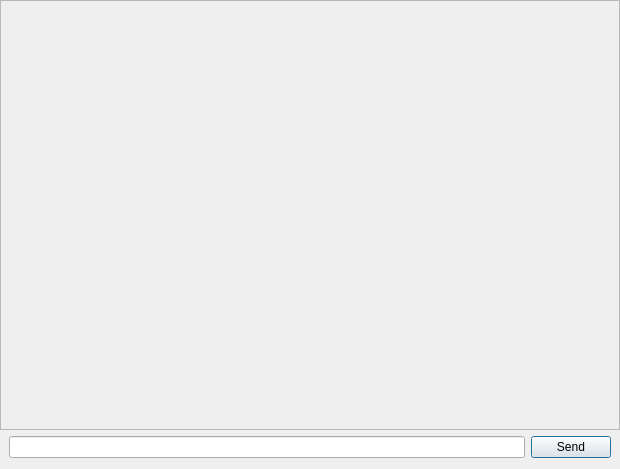
<?xml version="1.0" encoding="UTF-8"?>
<ui version="4.0">
 <class>ChatWindow</class>
 <widget class="QDialog" name="ChatWindow">
  <property name="geometry">
   <rect>
    <x>0</x>
    <y>0</y>
    <width>620</width>
    <height>469</height>
   </rect>
  </property>
  <property name="sizePolicy">
   <sizepolicy hsizetype="Maximum" vsizetype="Maximum">
    <horstretch>0</horstretch>
    <verstretch>0</verstretch>
   </sizepolicy>
  </property>
  <property name="windowTitle">
   <string>Chat</string>
  </property>
  <property name="styleSheet">
   <string notr="true"/>
  </property>
  <layout class="QVBoxLayout" name="verticalLayout">
   <property name="leftMargin">
    <number>0</number>
   </property>
   <property name="topMargin">
    <number>0</number>
   </property>
   <property name="rightMargin">
    <number>0</number>
   </property>
   <item>
    <widget class="ChatMessageHistory" name="chatMessageHistory">
     <property name="sizePolicy">
      <sizepolicy hsizetype="Expanding" vsizetype="Expanding">
       <horstretch>0</horstretch>
       <verstretch>0</verstretch>
      </sizepolicy>
     </property>
     <property name="frameShape">
      <enum>QFrame::StyledPanel</enum>
     </property>
     <property name="frameShadow">
      <enum>QFrame::Raised</enum>
     </property>
    </widget>
   </item>
   <item>
    <layout class="QHBoxLayout" name="horizontalLayout">
     <property name="leftMargin">
      <number>9</number>
     </property>
     <property name="rightMargin">
      <number>9</number>
     </property>
     <item>
      <widget class="QLineEdit" name="chatMessageTextEdit">
       <property name="maxLength">
        <number>512</number>
       </property>
      </widget>
     </item>
     <item>
      <widget class="QPushButton" name="sendMessageButton">
       <property name="text">
        <string>Send</string>
       </property>
      </widget>
     </item>
    </layout>
   </item>
  </layout>
 </widget>
 <customwidgets>
  <customwidget>
   <class>ChatMessageHistory</class>
   <extends>QFrame</extends>
   <header>chatmessagehistory.h</header>
   <container>1</container>
  </customwidget>
 </customwidgets>
 <resources/>
 <connections/>
 <slots>
  <slot>onSendMessageButtonClicked()</slot>
 </slots>
</ui>
